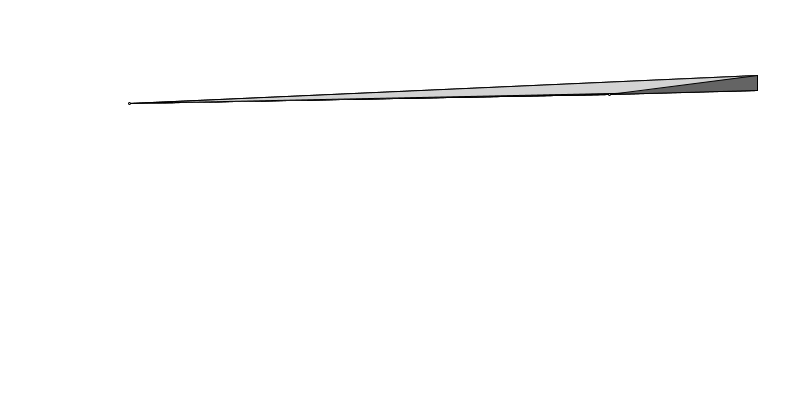
Frame 1 (no input)
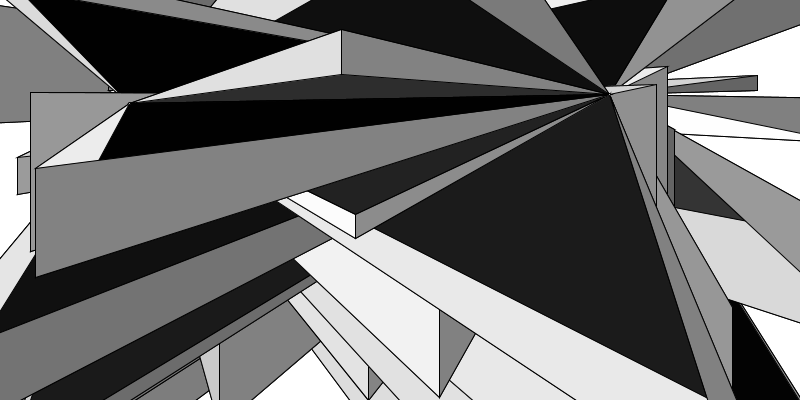
Frame 60 (the mouse pressed at the canvas centre just before this capture)
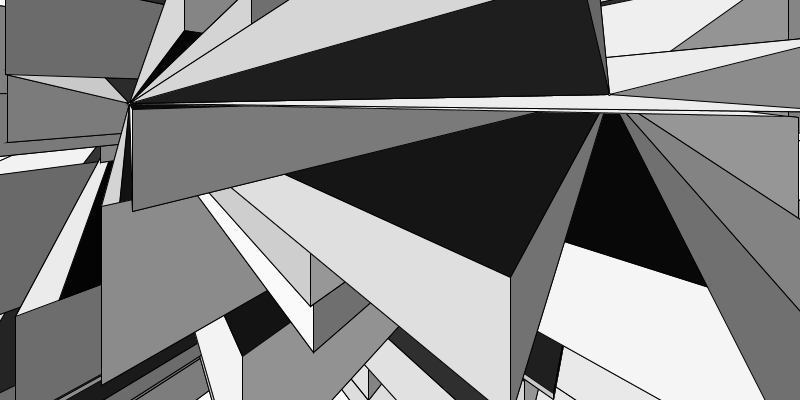
Frame 120 (the mouse held since frame 60 and released just before this capture)

The Processing sketch that drew these frames (run headless with seeded random() and noise(); from frame 60 on, the mouse is pressed at the canvas centre):

// Processing sketch: perspectiva1
// ── perspectiva1.pde
Punto ps1, ps2;
PGraphics lienzo;

void setup() {
  size(800, 400);
  //frameRate(1);
  ps1 = new Punto(random(width/4), random(height));
  ps2 = new Punto(width-random(width/4), random(height));
  lienzo = createGraphics(width, height);
  lienzo.beginDraw();
  lienzo.background(255);
  lienzo.endDraw();
}

void draw() {
  rectes();
  image(lienzo, 0, 0);
  ellipse(ps1.x, ps1.y, 2, 2);
  ellipse(ps2.x, ps2.y, 2, 2);
}

void mousePressed() {

}

void rectes(){
   Punto p1 = new Punto(random(width+200)-100, random(height+200)-100);
  float al = random(-180, 180);
  float dis = dist(p1.x, p1.y, ps1.x, ps1.y);
  float an1 = random(dis-10);
  dis = dist(p1.x, p1.y, ps2.x, ps2.y);
  float an2 = random(dis-10);
  Punto p4 = new Punto(p1.x, p1.y+al);
  Punto p2 = new Punto(ps1.x, ps1.y);
  Punto p3 = new Punto(ps1.x, ps1.y);
  lienzo.beginDraw();
 // lienzo.stroke(0, random(256));
  //lienzo.line(p1.x, p1.y, ps1.x, ps1.y);
  //lienzo.line(p1.x, p1.y, ps2.x, ps2.y);
  //lienzo.line(p4.x, p4.y, ps1.x, ps1.y);
  //lienzo.line(p4.x, p4.y, ps2.x, ps2.y);
  lienzo.fill(random(56));
  lienzo.triangle(ps1.x,ps1.y,ps2.x,ps2.y,p1.x,p1.y);
  lienzo.triangle(ps1.x,ps1.y,ps2.x,ps2.y,p4.x,p4.y);
  lienzo.fill(random(56)+200);
  lienzo.quad(p1.x, p1.y, p2.x, p2.y, p3.x, p3.y, p4.x, p4.y);
  p2 = new Punto(ps2.x, ps2.y);
  p3 = new Punto(ps2.x, ps2.y);
  lienzo.fill(random(56)+100);
  lienzo.quad(p1.x, p1.y, p2.x, p2.y, p3.x, p3.y, p4.x, p4.y);
  lienzo.endDraw(); 
}

class Punto {
  float x, y;
  Punto() {
    x = 0;
    y = 0;
  } 

  Punto(float x, float y) {
    this.x = x;
    this.y = y;
  }
}
